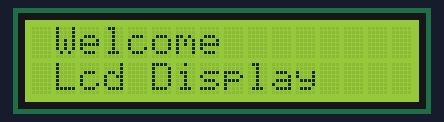
A sketch run on a simulated Arduino Uno, built with avr-gcc and run on an emulated ATmega328P. Parts: 16×2 character LCD.

Above: at 0.21 s.
At 5.66 s:
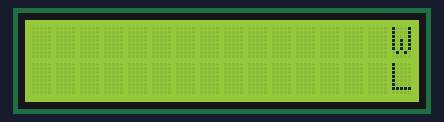
At 10.2 s:
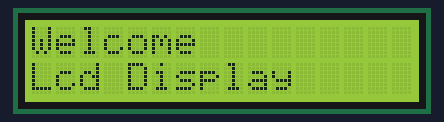
At 19.89 s:
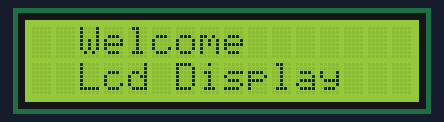
At 30.79 s:
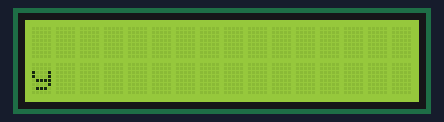
At 39.57 s:
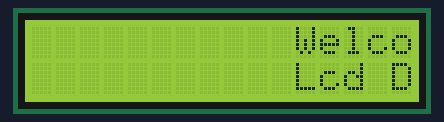

The sketch:

lcd1.ino
```cpp
#include<LiquidCrystal.h>
LiquidCrystal lcd(0,1,5,4,3,2);
void setup() {
  // put your setup code here, to run once:
Serial.begin(9600);
lcd.begin(16,2);
}

void loop()
{

  for(int x=0;x<17;x++)
  {
  lcd.scrollDisplayRight();
  lcd.setCursor(0,0);
  lcd.print("Welcome");
  lcd.setCursor(0,1);
  lcd.print("Lcd Display");
  delay(300);
  }
  for(int x=0;x<28;x++)
  {
  lcd.scrollDisplayLeft();
  lcd.setCursor(0,0);
  lcd.print("Welcome");
  lcd.setCursor(0,1);
  lcd.print("Lcd Display");
  delay(300);
  }


  // put your main code here, to run repeatedly:

}
```
